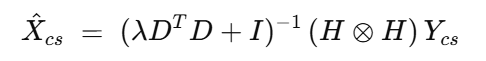
#> input picture project3/equations/equation2.png, 486 x 61 px, given in place of puppy.jpg, which was not available
$ jupyter execute --allow-errors code.ipynb
#> lines starting #> are read from the running program, lines starting #| are printed output that depends on the picture; pictures that were not available may be replaced by others from this repository, and a replacement may not be noted
[cell 1]
# 1.a

# Required imports
import os
import numpy as np
import matplotlib.pyplot as plt
import cv2

# Paths to images
clean_img_path = 'C:/Users/ompal/given_data/puppy.jpg'           # Clean puppy image
noisy_img1_path = 'C:/Users/ompal/given_data/puppy_noisy_0.jpg'  # Noisy puppy image 0
noisy_img2_path = 'C:/Users/ompal/given_data/puppy_noisy_1.jpg'  # Noisy puppy image 1

# Function to load and check images
def load_image(image_path):
#> called with image_path = 'C:/Users/ompal/given_data/puppy.jpg'
    image = cv2.imread(image_path, cv2.IMREAD_GRAYSCALE)
#> image is the input picture: shape (61, 486); min 13, max 255, mean 242.3
    if image is None:
        raise FileNotFoundError(f"Image not found at path: {image_path}")
    return image

# Load images
try:
    clean_image = load_image(clean_img_path)
    noisy_image1 = load_image(noisy_img1_path)
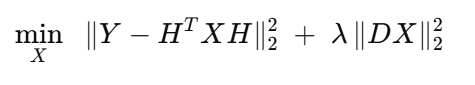
#> input picture project3/equations/equation1.png, 475 x 85 px, given in place of puppy_noisy_0.jpg, which was not available
#> in load_image, image is the input picture: shape (85, 475); min 13, max 255, mean 244.7
    noisy_image2 = load_image(noisy_img2_path)
except FileNotFoundError as e:
    print(e)

# Display images
fig, axes = plt.subplots(1, 3, figsize=(15, 5))
images = [clean_image, noisy_image1, noisy_image2]
titles = ["Clean Puppy Image", "Noisy Puppy Image 0", "Noisy Puppy Image 1"]

for i, (img, title) in enumerate(zip(images, titles)):
    axes[i].imshow(img, cmap='gray')
    axes[i].set_title(title)
    axes[i].axis('off')
#> this loop made 3 passes
#> title on passes 1 to 3: 'Clean Puppy Image', 'Noisy Puppy Image 0', 'Noisy Puppy Image 1'

plt.tight_layout()
plt.show()
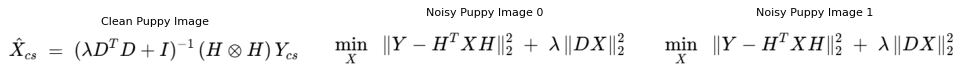
#> figure drawn by matplotlib, 3 panels

[cell 2]
# 1.b

# Function to plot histograms
def plot_histogram(image, title, ax):
    # ravel() - Converts the image matrix into a 1D array of pixel intensities
    # hist() - Displays the frequency of pixel intensities in the range [0, 255]
    ax.hist(image.ravel(), bins=256, range=(0, 256), color='gray', alpha=0.7)
    ax.set_title(title)
    ax.set_xlabel("Pixel Intensity")
    ax.set_ylabel("Frequency")

# Create figure for histograms
fig, axes = plt.subplots(1, 3, figsize=(15, 5))

# Plot histograms
plot_histogram(clean_image, "Histogram of Clean Puppy Image", axes[0])
plot_histogram(noisy_image1, "Histogram of Noisy Puppy Image 0", axes[1])
plot_histogram(noisy_image2, "Histogram of Noisy Puppy Image 1", axes[2])

plt.tight_layout()
plt.show()
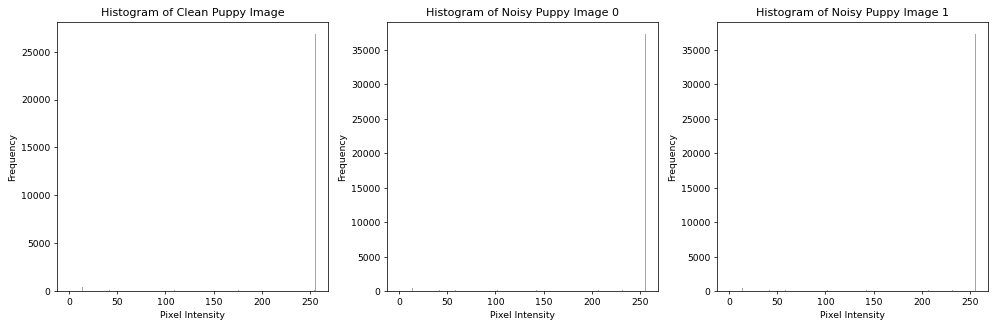
#> figure drawn by matplotlib, 3 panels; panel 1: tallest bar 26810 high, from x = 255 to 256; panel 2: tallest bar 37239 high, from x = 255 to 256; panel 3: tallest bar 37239 high, from x = 255 to 256

[cell 3]
# 1.c

# Function to find the closest value in the CDF
# [7 lines left out: function find_target_value, not called in this run]

[cell 4]
# 1.c

# The function performs histogram matching using the CDFs of the noisy and clean images
def match_histograms(image_clean: np.ndarray, image_noisy: np.ndarray) -> np.ndarray:
    """
    Matches the histogram of the noisy image to the clean image.
    """
    assert image_clean.shape == image_noisy.shape, "Images must have the same shape"

    # Calculate histograms and normalize them to get PDF
    hist_clean, _ = np.histogram(image_clean, bins=256, range=(0, 256))
    hist_noisy, _ = np.histogram(image_noisy, bins=256, range=(0, 256))

    # Calculate the CDFs by accumulating the PDFs
    cdf_clean = np.cumsum(hist_clean).astype(float) / hist_clean.sum()
    cdf_noisy = np.cumsum(hist_noisy).astype(float) / hist_noisy.sum()

    # Create an empty array to store the matched image
    image_noisy_matched = np.zeros_like(image_noisy, dtype=np.uint8)

    # Apply histogram matching
    for gray_level in range(256):
        target_gray = find_target_value(cdf_noisy[gray_level], cdf_clean)
        image_noisy_matched[image_noisy == gray_level] = target_gray

    return image_noisy_matched

#> (a cell that did not finish here is left out)

[cell 6]
# 2.a

import cv2
import numpy as np

def video_to_frames(vid_path: str, start_second: int, end_second: int) -> np.ndarray:
    """
    Load a video and return its frames from the specified time range.

    :param vid_path: Path to the video file.
    :param start_second: Time (in seconds) of the first frame to capture.
    :param end_second: Time (in seconds) of the last frame to capture.
    :return: A 4D uint8 numpy array of shape [num_of_frames x H x W x C] containing the extracted frames.
    """
#> called with vid_path = 'C:/Users/ompal/given_data/Corsica.mp4', start_second = 250, end_second = 260
    # Open the video file
    cap = cv2.VideoCapture(vid_path)
    if not cap.isOpened():
        raise FileNotFoundError(f"Cannot open video file: {vid_path}")

    # Get video properties
    fps = int(cap.get(cv2.CAP_PROP_FPS))  # Frames per second
    start_frame = start_second * fps
    end_frame = end_second * fps

    # List to store the frames
    frame_list = []

    # Read the frames in the specified range
    cap.set(cv2.CAP_PROP_POS_FRAMES, start_frame)
    for i in range(start_frame, end_frame + 1):
        ret, frame = cap.read()
        if not ret:
            break  # End of video or error reading frame
        frame_list.append(frame)
#> after the loop, frame_list = 30 items

    cap.release()

    # Convert list to numpy array
    frame_set = np.array(frame_list, dtype=np.uint8)

    return frame_set
